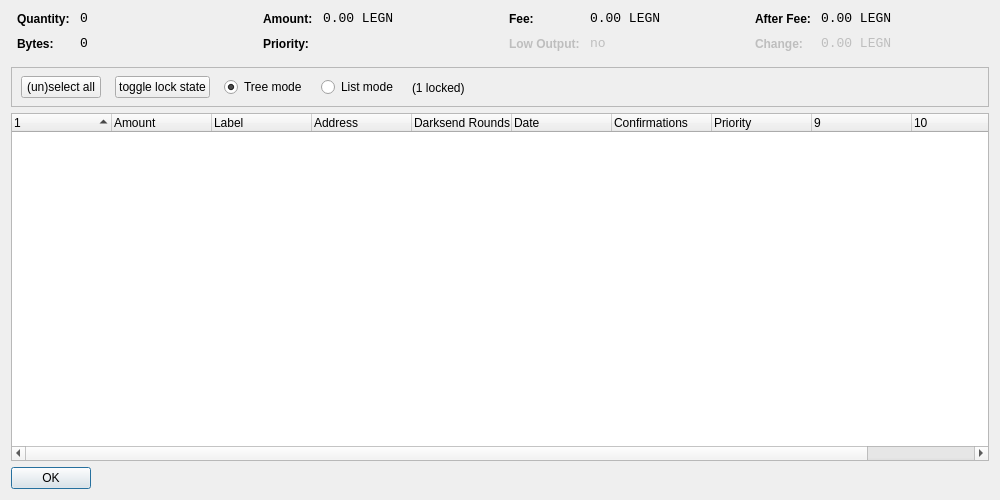
<?xml version="1.0" encoding="UTF-8"?>
<ui version="4.0">
 <class>CoinControlDialog</class>
 <widget class="QDialog" name="CoinControlDialog">
  <property name="geometry">
   <rect>
    <x>0</x>
    <y>0</y>
    <width>1000</width>
    <height>500</height>
   </rect>
  </property>
  <property name="windowTitle">
   <string>Coin Control</string>
  </property>
  <layout class="QVBoxLayout" name="verticalLayout">
   <item>
    <layout class="QHBoxLayout" name="horizontalLayoutTop" stretch="0,0,0,0">
     <property name="topMargin">
      <number>0</number>
     </property>
     <property name="bottomMargin">
      <number>10</number>
     </property>
     <item>
      <layout class="QFormLayout" name="formLayoutCoinControl1">
       <property name="horizontalSpacing">
        <number>10</number>
       </property>
       <property name="verticalSpacing">
        <number>10</number>
       </property>
       <property name="leftMargin">
        <number>6</number>
       </property>
       <property name="rightMargin">
        <number>6</number>
       </property>
       <item row="0" column="0">
        <widget class="QLabel" name="labelCoinControlQuantityText">
         <property name="styleSheet">
          <string notr="true">font-weight:bold;</string>
         </property>
         <property name="text">
          <string>Quantity:</string>
         </property>
        </widget>
       </item>
       <item row="0" column="1">
        <widget class="QLabel" name="labelCoinControlQuantity">
         <property name="font">
          <font>
           <family>Monospace</family>
           <pointsize>10</pointsize>
          </font>
         </property>
         <property name="cursor">
          <cursorShape>IBeamCursor</cursorShape>
         </property>
         <property name="contextMenuPolicy">
          <enum>Qt::ActionsContextMenu</enum>
         </property>
         <property name="text">
          <string notr="true">0</string>
         </property>
         <property name="textInteractionFlags">
          <set>Qt::LinksAccessibleByMouse|Qt::TextSelectableByKeyboard|Qt::TextSelectableByMouse</set>
         </property>
        </widget>
       </item>
       <item row="1" column="0">
        <widget class="QLabel" name="labelCoinControlBytesText">
         <property name="styleSheet">
          <string notr="true">font-weight:bold;</string>
         </property>
         <property name="text">
          <string>Bytes:</string>
         </property>
        </widget>
       </item>
       <item row="1" column="1">
        <widget class="QLabel" name="labelCoinControlBytes">
         <property name="font">
          <font>
           <family>Monospace</family>
           <pointsize>10</pointsize>
          </font>
         </property>
         <property name="cursor">
          <cursorShape>IBeamCursor</cursorShape>
         </property>
         <property name="contextMenuPolicy">
          <enum>Qt::ActionsContextMenu</enum>
         </property>
         <property name="text">
          <string notr="true">0</string>
         </property>
         <property name="textInteractionFlags">
          <set>Qt::LinksAccessibleByMouse|Qt::TextSelectableByKeyboard|Qt::TextSelectableByMouse</set>
         </property>
        </widget>
       </item>
      </layout>
     </item>
     <item>
      <layout class="QFormLayout" name="formLayoutCoinControl2">
       <property name="horizontalSpacing">
        <number>10</number>
       </property>
       <property name="verticalSpacing">
        <number>10</number>
       </property>
       <property name="leftMargin">
        <number>6</number>
       </property>
       <property name="rightMargin">
        <number>6</number>
       </property>
       <item row="0" column="0">
        <widget class="QLabel" name="labelCoinControlAmountText">
         <property name="styleSheet">
          <string notr="true">font-weight:bold;</string>
         </property>
         <property name="text">
          <string>Amount:</string>
         </property>
        </widget>
       </item>
       <item row="0" column="1">
        <widget class="QLabel" name="labelCoinControlAmount">
         <property name="font">
          <font>
           <family>Monospace</family>
           <pointsize>10</pointsize>
          </font>
         </property>
         <property name="cursor">
          <cursorShape>IBeamCursor</cursorShape>
         </property>
         <property name="contextMenuPolicy">
          <enum>Qt::ActionsContextMenu</enum>
         </property>
         <property name="text">
          <string notr="true">0.00 LEGN</string>
         </property>
         <property name="textInteractionFlags">
          <set>Qt::LinksAccessibleByMouse|Qt::TextSelectableByKeyboard|Qt::TextSelectableByMouse</set>
         </property>
        </widget>
       </item>
       <item row="1" column="0">
        <widget class="QLabel" name="labelCoinControlPriorityText">
         <property name="styleSheet">
          <string notr="true">font-weight:bold;</string>
         </property>
         <property name="text">
          <string>Priority:</string>
         </property>
        </widget>
       </item>
       <item row="1" column="1">
        <widget class="QLabel" name="labelCoinControlPriority">
         <property name="font">
          <font>
           <family>Monospace</family>
           <pointsize>10</pointsize>
          </font>
         </property>
         <property name="cursor">
          <cursorShape>IBeamCursor</cursorShape>
         </property>
         <property name="contextMenuPolicy">
          <enum>Qt::ActionsContextMenu</enum>
         </property>
         <property name="text">
          <string/>
         </property>
         <property name="textInteractionFlags">
          <set>Qt::LinksAccessibleByMouse|Qt::TextSelectableByKeyboard|Qt::TextSelectableByMouse</set>
         </property>
        </widget>
       </item>
      </layout>
     </item>
     <item>
      <layout class="QFormLayout" name="formLayoutCoinControl3">
       <property name="horizontalSpacing">
        <number>10</number>
       </property>
       <property name="verticalSpacing">
        <number>10</number>
       </property>
       <property name="leftMargin">
        <number>6</number>
       </property>
       <property name="rightMargin">
        <number>6</number>
       </property>
       <item row="0" column="0">
        <widget class="QLabel" name="labelCoinControlFeeText">
         <property name="styleSheet">
          <string notr="true">font-weight:bold;</string>
         </property>
         <property name="text">
          <string>Fee:</string>
         </property>
        </widget>
       </item>
       <item row="0" column="1">
        <widget class="QLabel" name="labelCoinControlFee">
         <property name="font">
          <font>
           <family>Monospace</family>
           <pointsize>10</pointsize>
          </font>
         </property>
         <property name="cursor">
          <cursorShape>IBeamCursor</cursorShape>
         </property>
         <property name="contextMenuPolicy">
          <enum>Qt::ActionsContextMenu</enum>
         </property>
         <property name="text">
          <string notr="true">0.00 LEGN</string>
         </property>
         <property name="textInteractionFlags">
          <set>Qt::LinksAccessibleByMouse|Qt::TextSelectableByKeyboard|Qt::TextSelectableByMouse</set>
         </property>
        </widget>
       </item>
       <item row="1" column="0">
        <widget class="QLabel" name="labelCoinControlLowOutputText">
         <property name="enabled">
          <bool>false</bool>
         </property>
         <property name="styleSheet">
          <string notr="true">font-weight:bold;</string>
         </property>
         <property name="text">
          <string>Low Output:</string>
         </property>
        </widget>
       </item>
       <item row="1" column="1">
        <widget class="QLabel" name="labelCoinControlLowOutput">
         <property name="enabled">
          <bool>false</bool>
         </property>
         <property name="font">
          <font>
           <family>Monospace</family>
           <pointsize>10</pointsize>
          </font>
         </property>
         <property name="cursor">
          <cursorShape>IBeamCursor</cursorShape>
         </property>
         <property name="contextMenuPolicy">
          <enum>Qt::ActionsContextMenu</enum>
         </property>
         <property name="text">
          <string notr="true">no</string>
         </property>
         <property name="textInteractionFlags">
          <set>Qt::LinksAccessibleByMouse|Qt::TextSelectableByKeyboard|Qt::TextSelectableByMouse</set>
         </property>
        </widget>
       </item>
      </layout>
     </item>
     <item>
      <layout class="QFormLayout" name="formLayoutCoinControl4">
       <property name="horizontalSpacing">
        <number>10</number>
       </property>
       <property name="verticalSpacing">
        <number>10</number>
       </property>
       <property name="leftMargin">
        <number>6</number>
       </property>
       <property name="rightMargin">
        <number>6</number>
       </property>
       <item row="0" column="0">
        <widget class="QLabel" name="labelCoinControlAfterFeeText">
         <property name="styleSheet">
          <string notr="true">font-weight:bold;</string>
         </property>
         <property name="text">
          <string>After Fee:</string>
         </property>
        </widget>
       </item>
       <item row="0" column="1">
        <widget class="QLabel" name="labelCoinControlAfterFee">
         <property name="font">
          <font>
           <family>Monospace</family>
           <pointsize>10</pointsize>
          </font>
         </property>
         <property name="cursor">
          <cursorShape>IBeamCursor</cursorShape>
         </property>
         <property name="contextMenuPolicy">
          <enum>Qt::ActionsContextMenu</enum>
         </property>
         <property name="text">
          <string notr="true">0.00 LEGN</string>
         </property>
         <property name="textInteractionFlags">
          <set>Qt::LinksAccessibleByMouse|Qt::TextSelectableByKeyboard|Qt::TextSelectableByMouse</set>
         </property>
        </widget>
       </item>
       <item row="1" column="0">
        <widget class="QLabel" name="labelCoinControlChangeText">
         <property name="enabled">
          <bool>false</bool>
         </property>
         <property name="styleSheet">
          <string notr="true">font-weight:bold;</string>
         </property>
         <property name="text">
          <string>Change:</string>
         </property>
        </widget>
       </item>
       <item row="1" column="1">
        <widget class="QLabel" name="labelCoinControlChange">
         <property name="enabled">
          <bool>false</bool>
         </property>
         <property name="font">
          <font>
           <family>Monospace</family>
           <pointsize>10</pointsize>
          </font>
         </property>
         <property name="cursor">
          <cursorShape>IBeamCursor</cursorShape>
         </property>
         <property name="contextMenuPolicy">
          <enum>Qt::ActionsContextMenu</enum>
         </property>
         <property name="text">
          <string notr="true">0.00 LEGN</string>
         </property>
         <property name="textInteractionFlags">
          <set>Qt::LinksAccessibleByMouse|Qt::TextSelectableByKeyboard|Qt::TextSelectableByMouse</set>
         </property>
        </widget>
       </item>
      </layout>
     </item>
    </layout>
   </item>
   <item>
    <widget class="QFrame" name="frame">
     <property name="minimumSize">
      <size>
       <width>0</width>
       <height>40</height>
      </size>
     </property>
     <property name="frameShape">
      <enum>QFrame::StyledPanel</enum>
     </property>
     <property name="frameShadow">
      <enum>QFrame::Sunken</enum>
     </property>
     <widget class="QWidget" name="horizontalLayoutWidget">
      <property name="geometry">
       <rect>
        <x>10</x>
        <y>0</y>
        <width>781</width>
        <height>41</height>
       </rect>
      </property>
      <layout class="QHBoxLayout" name="horizontalLayoutPanel" stretch="0,0,0,0,0">
       <property name="spacing">
        <number>14</number>
       </property>
       <item>
        <widget class="QPushButton" name="pushButtonSelectAll">
         <property name="sizePolicy">
          <sizepolicy hsizetype="Maximum" vsizetype="Fixed">
           <horstretch>0</horstretch>
           <verstretch>0</verstretch>
          </sizepolicy>
         </property>
         <property name="text">
          <string>(un)select all</string>
         </property>
        </widget>
       </item>
        <item>
         <widget class="QPushButton" name="pushButtonToggleLock">
          <property name="sizePolicy">
           <sizepolicy hsizetype="Maximum" vsizetype="Fixed">
            <horstretch>0</horstretch>
            <verstretch>0</verstretch>
           </sizepolicy>
          </property>
          <property name="text">
           <string>toggle lock state</string>
          </property>
          <property name="autoDefault">
           <bool>false</bool>
          </property>
         </widget>
        </item>
       <item>
        <widget class="QRadioButton" name="radioTreeMode">
         <property name="sizePolicy">
          <sizepolicy hsizetype="Maximum" vsizetype="Fixed">
           <horstretch>0</horstretch>
           <verstretch>0</verstretch>
          </sizepolicy>
         </property>
         <property name="text">
          <string>Tree mode</string>
         </property>
         <property name="checked">
          <bool>true</bool>
         </property>
        </widget>
       </item>
       <item>
        <widget class="QRadioButton" name="radioListMode">
         <property name="sizePolicy">
          <sizepolicy hsizetype="Maximum" vsizetype="Fixed">
           <horstretch>0</horstretch>
           <verstretch>0</verstretch>
          </sizepolicy>
         </property>
         <property name="text">
          <string>List mode</string>
         </property>
        </widget>
       </item>
        <item>
         <widget class="QLabel" name="labelLocked">
          <property name="text">
           <string>(1 locked)</string>
          </property>
         </widget>
        </item>
       <item>
        <spacer name="horizontalSpacer">
         <property name="orientation">
          <enum>Qt::Horizontal</enum>
         </property>
         <property name="sizeHint" stdset="0">
          <size>
           <width>40</width>
           <height>20</height>
          </size>
         </property>
        </spacer>
       </item>
      </layout>
     </widget>
    </widget>
   </item>
   <item>
    <widget class="CoinControlTreeWidget" name="treeWidget">
     <property name="contextMenuPolicy">
      <enum>Qt::CustomContextMenu</enum>
     </property>
     <property name="sortingEnabled">
      <bool>false</bool>
     </property>
     <property name="columnCount">
      <number>11</number>
     </property>
     <attribute name="headerShowSortIndicator" stdset="0">
      <bool>true</bool>
     </attribute>
     <attribute name="headerStretchLastSection">
      <bool>false</bool>
     </attribute>
     <column>
      <property name="text">
       <string/>
      </property>
     </column>
     <column>
      <property name="text">
       <string>Amount</string>
      </property>
     </column>
     <column>
      <property name="text">
       <string>Label</string>
      </property>
     </column>
     <column>
      <property name="text">
       <string>Address</string>
      </property>
     </column>
     <column>
      <property name="text">
       <string>Darksend Rounds</string>
      </property>
    </column>
     <column>
      <property name="text">
       <string>Date</string>
      </property>
     </column>
     <column>
      <property name="text">
       <string>Confirmations</string>
      </property>
      <property name="toolTip">
       <string>Confirmed</string>
      </property>
     </column>
     <column>
      <property name="text">
       <string>Priority</string>
      </property>
     </column>
     <column>
      <property name="text">
       <string/>
      </property>
     </column>
     <column>
      <property name="text">
       <string/>
      </property>
     </column>
     <column>
      <property name="text">
       <string/>
      </property>
     </column>
     <column>
      <property name="text">
       <string/>
      </property>
     </column>
    </widget>
   </item>
   <item>
    <widget class="QDialogButtonBox" name="buttonBox">
     <property name="sizePolicy">
      <sizepolicy hsizetype="Maximum" vsizetype="Fixed">
       <horstretch>0</horstretch>
       <verstretch>0</verstretch>
      </sizepolicy>
     </property>
     <property name="orientation">
      <enum>Qt::Horizontal</enum>
     </property>
     <property name="standardButtons">
      <set>QDialogButtonBox::Ok</set>
     </property>
    </widget>
   </item>
  </layout>
 </widget>
 <customwidgets>
  <customwidget>
   <class>CoinControlTreeWidget</class>
   <extends>QTreeWidget</extends>
   <header>coincontroltreewidget.h</header>
  </customwidget>
 </customwidgets>
 <resources/>
 <connections/>
</ui>
